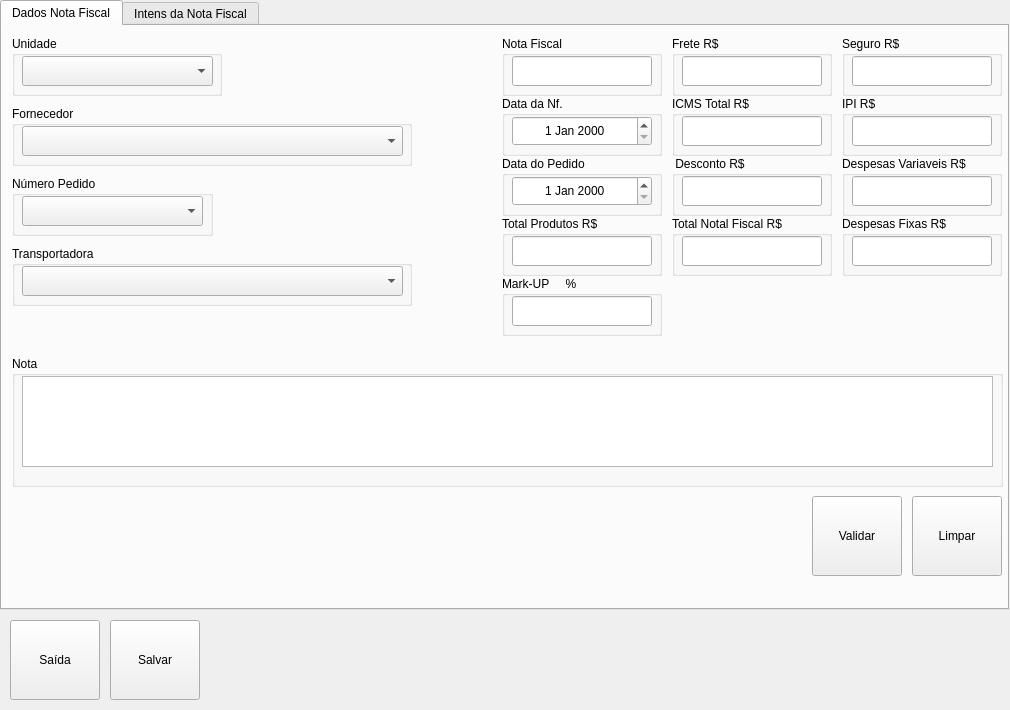
<?xml version="1.0" encoding="UTF-8"?>
<ui version="4.0">
 <class>MngFormStockByNf</class>
 <widget class="QDialog" name="MngFormStockByNf">
  <property name="geometry">
   <rect>
    <x>0</x>
    <y>0</y>
    <width>1010</width>
    <height>710</height>
   </rect>
  </property>
  <property name="windowTitle">
   <string>MngFormStockByNf</string>
  </property>
  <widget class="QTabWidget" name="TabWidgetNf">
   <property name="geometry">
    <rect>
     <x>0</x>
     <y>0</y>
     <width>1009</width>
     <height>610</height>
    </rect>
   </property>
   <property name="currentIndex">
    <number>0</number>
   </property>
   <widget class="QWidget" name="TabNfData">
    <attribute name="title">
     <string>Dados Nota Fiscal</string>
    </attribute>
    <widget class="QGroupBox" name="GBoxDateOfBill">
     <property name="geometry">
      <rect>
       <x>500</x>
       <y>70</y>
       <width>160</width>
       <height>60</height>
      </rect>
     </property>
     <property name="title">
      <string>Data da Nf.</string>
     </property>
     <widget class="QDateEdit" name="DEditDateOfBill">
      <property name="geometry">
       <rect>
        <x>10</x>
        <y>20</y>
        <width>140</width>
        <height>30</height>
       </rect>
      </property>
      <property name="toolTip">
       <string>Informe a data da Emissão da Nota Fiscal de Entradas...</string>
      </property>
      <property name="alignment">
       <set>Qt::AlignCenter</set>
      </property>
     </widget>
    </widget>
    <widget class="QGroupBox" name="GBoxProductsTotal">
     <property name="geometry">
      <rect>
       <x>500</x>
       <y>190</y>
       <width>160</width>
       <height>60</height>
      </rect>
     </property>
     <property name="title">
      <string>Total Produtos R$</string>
     </property>
     <widget class="QLineEdit" name="LEditProductTotal">
      <property name="geometry">
       <rect>
        <x>10</x>
        <y>20</y>
        <width>140</width>
        <height>30</height>
       </rect>
      </property>
      <property name="toolTip">
       <string>Informar o Total de Produtos da Nota Fiscal...</string>
      </property>
     </widget>
    </widget>
    <widget class="QGroupBox" name="GBoxInsurance">
     <property name="geometry">
      <rect>
       <x>840</x>
       <y>10</y>
       <width>160</width>
       <height>60</height>
      </rect>
     </property>
     <property name="title">
      <string>Seguro R$</string>
     </property>
     <widget class="QLineEdit" name="LEditInsurance">
      <property name="geometry">
       <rect>
        <x>10</x>
        <y>20</y>
        <width>140</width>
        <height>30</height>
       </rect>
      </property>
      <property name="toolTip">
       <string>Informar o Valor do Seguro, caso Tenha...</string>
      </property>
     </widget>
    </widget>
    <widget class="QGroupBox" name="GBoxSupplier">
     <property name="geometry">
      <rect>
       <x>10</x>
       <y>80</y>
       <width>400</width>
       <height>60</height>
      </rect>
     </property>
     <property name="title">
      <string>Fornecedor</string>
     </property>
     <widget class="QComboBox" name="CBoxSupplier">
      <property name="geometry">
       <rect>
        <x>10</x>
        <y>20</y>
        <width>381</width>
        <height>30</height>
       </rect>
      </property>
      <property name="toolTip">
       <string>Selecionar o Fornecedor do Produto...</string>
      </property>
     </widget>
    </widget>
    <widget class="QGroupBox" name="GBoxTransport">
     <property name="geometry">
      <rect>
       <x>10</x>
       <y>220</y>
       <width>400</width>
       <height>60</height>
      </rect>
     </property>
     <property name="title">
      <string>Transportadora</string>
     </property>
     <widget class="QComboBox" name="CBoxTransport">
      <property name="geometry">
       <rect>
        <x>10</x>
        <y>20</y>
        <width>381</width>
        <height>30</height>
       </rect>
      </property>
      <property name="toolTip">
       <string>Selecionar a Transportadora de Transportes...</string>
      </property>
     </widget>
    </widget>
    <widget class="QGroupBox" name="GBoxFreight">
     <property name="geometry">
      <rect>
       <x>670</x>
       <y>10</y>
       <width>160</width>
       <height>60</height>
      </rect>
     </property>
     <property name="title">
      <string>Frete R$</string>
     </property>
     <widget class="QLineEdit" name="LEditFreight">
      <property name="geometry">
       <rect>
        <x>10</x>
        <y>20</y>
        <width>140</width>
        <height>30</height>
       </rect>
      </property>
      <property name="toolTip">
       <string>Informar o Frete de Recebimento...</string>
      </property>
     </widget>
    </widget>
    <widget class="QGroupBox" name="GBoxIPITax">
     <property name="geometry">
      <rect>
       <x>840</x>
       <y>70</y>
       <width>160</width>
       <height>60</height>
      </rect>
     </property>
     <property name="title">
      <string>IPI R$</string>
     </property>
     <widget class="QLineEdit" name="LEditIPITax">
      <property name="geometry">
       <rect>
        <x>10</x>
        <y>20</y>
        <width>140</width>
        <height>30</height>
       </rect>
      </property>
      <property name="toolTip">
       <string>Informar o Total de IPI da Nota Fiscal...</string>
      </property>
     </widget>
    </widget>
    <widget class="QGroupBox" name="GBoxNFTotal">
     <property name="geometry">
      <rect>
       <x>670</x>
       <y>190</y>
       <width>160</width>
       <height>60</height>
      </rect>
     </property>
     <property name="title">
      <string>Total Notal Fiscal R$</string>
     </property>
     <widget class="QLineEdit" name="LEditNFTotal">
      <property name="geometry">
       <rect>
        <x>10</x>
        <y>20</y>
        <width>140</width>
        <height>30</height>
       </rect>
      </property>
      <property name="toolTip">
       <string>Informar o Valor Total da Nota Fiscal...</string>
      </property>
     </widget>
    </widget>
    <widget class="QGroupBox" name="GBoxDiscount">
     <property name="geometry">
      <rect>
       <x>670</x>
       <y>130</y>
       <width>160</width>
       <height>60</height>
      </rect>
     </property>
     <property name="title">
      <string> Desconto R$</string>
     </property>
     <widget class="QLineEdit" name="LEditDiscount">
      <property name="geometry">
       <rect>
        <x>10</x>
        <y>20</y>
        <width>140</width>
        <height>30</height>
       </rect>
      </property>
      <property name="toolTip">
       <string>Informar os Descontos, caso Tenha...</string>
      </property>
     </widget>
    </widget>
    <widget class="QGroupBox" name="GBoxPurchaseOrder">
     <property name="geometry">
      <rect>
       <x>10</x>
       <y>150</y>
       <width>201</width>
       <height>60</height>
      </rect>
     </property>
     <property name="title">
      <string>Número Pedido</string>
     </property>
     <widget class="QComboBox" name="BoxPurchaseOrder">
      <property name="geometry">
       <rect>
        <x>10</x>
        <y>20</y>
        <width>181</width>
        <height>30</height>
       </rect>
      </property>
      <property name="toolTip">
       <string>Selecionar o Número do Pedido de Compras, caso Tenha...</string>
      </property>
     </widget>
    </widget>
    <widget class="QGroupBox" name="GBoxDatePurchase">
     <property name="geometry">
      <rect>
       <x>500</x>
       <y>130</y>
       <width>160</width>
       <height>60</height>
      </rect>
     </property>
     <property name="title">
      <string>Data do Pedido</string>
     </property>
     <widget class="QDateEdit" name="DEditDatePurchase">
      <property name="geometry">
       <rect>
        <x>10</x>
        <y>20</y>
        <width>140</width>
        <height>30</height>
       </rect>
      </property>
      <property name="toolTip">
       <string>Informar a data de Geração do Pedido...</string>
      </property>
      <property name="alignment">
       <set>Qt::AlignCenter</set>
      </property>
     </widget>
    </widget>
    <widget class="QGroupBox" name="GBoxICMSTax">
     <property name="geometry">
      <rect>
       <x>670</x>
       <y>70</y>
       <width>160</width>
       <height>60</height>
      </rect>
     </property>
     <property name="title">
      <string>ICMS Total R$</string>
     </property>
     <widget class="QLineEdit" name="LEditICMSTax">
      <property name="geometry">
       <rect>
        <x>10</x>
        <y>20</y>
        <width>140</width>
        <height>30</height>
       </rect>
      </property>
      <property name="toolTip">
       <string>Informar o Total de ICMS da Nota Fiscal...</string>
      </property>
     </widget>
    </widget>
    <widget class="QGroupBox" name="GBoxUnitSite">
     <property name="geometry">
      <rect>
       <x>10</x>
       <y>10</y>
       <width>210</width>
       <height>60</height>
      </rect>
     </property>
     <property name="title">
      <string>Unidade</string>
     </property>
     <widget class="QComboBox" name="CBoxLocalSite">
      <property name="geometry">
       <rect>
        <x>10</x>
        <y>20</y>
        <width>191</width>
        <height>30</height>
       </rect>
      </property>
      <property name="toolTip">
       <string>Selecionar o Local Deposito/Filial do Produto...</string>
      </property>
     </widget>
    </widget>
    <widget class="QGroupBox" name="GBoxOverHeads">
     <property name="geometry">
      <rect>
       <x>840</x>
       <y>130</y>
       <width>160</width>
       <height>60</height>
      </rect>
     </property>
     <property name="title">
      <string>Despesas Variaveis R$</string>
     </property>
     <widget class="QLineEdit" name="LEditOverHeads">
      <property name="geometry">
       <rect>
        <x>10</x>
        <y>20</y>
        <width>140</width>
        <height>30</height>
       </rect>
      </property>
      <property name="toolTip">
       <string>Informar Outras Despesas, caso Tenha...</string>
      </property>
     </widget>
    </widget>
    <widget class="QGroupBox" name="GBoxBillOfEntry">
     <property name="geometry">
      <rect>
       <x>500</x>
       <y>10</y>
       <width>160</width>
       <height>60</height>
      </rect>
     </property>
     <property name="title">
      <string>Nota Fiscal</string>
     </property>
     <widget class="QLineEdit" name="LEditBillOfEntry">
      <property name="geometry">
       <rect>
        <x>10</x>
        <y>20</y>
        <width>140</width>
        <height>30</height>
       </rect>
      </property>
      <property name="toolTip">
       <string>Informe o Número da Nota Fiscal de Entrada...</string>
      </property>
      <property name="alignment">
       <set>Qt::AlignCenter</set>
      </property>
     </widget>
    </widget>
    <widget class="QGroupBox" name="GBoxNote">
     <property name="geometry">
      <rect>
       <x>10</x>
       <y>330</y>
       <width>991</width>
       <height>131</height>
      </rect>
     </property>
     <property name="title">
      <string>Nota</string>
     </property>
     <widget class="QTextEdit" name="TEditNote">
      <property name="geometry">
       <rect>
        <x>10</x>
        <y>20</y>
        <width>971</width>
        <height>91</height>
       </rect>
      </property>
      <property name="toolTip">
       <string>Informar uma Observação para a Nota Fiscal...</string>
      </property>
     </widget>
    </widget>
    <widget class="QToolButton" name="TButtonValidFormNf">
     <property name="geometry">
      <rect>
       <x>810</x>
       <y>470</y>
       <width>90</width>
       <height>80</height>
      </rect>
     </property>
     <property name="toolTip">
      <string>Validar campos e dados..</string>
     </property>
     <property name="text">
      <string>Validar</string>
     </property>
     <property name="icon">
      <iconset resource="../../../../../batista/Aplications/App-Camadas/AppAccount/images.qrc">
       <normaloff>:/images/PNG/120x120/120px-Gtk-refresh.png</normaloff>:/images/PNG/120x120/120px-Gtk-refresh.png</iconset>
     </property>
     <property name="iconSize">
      <size>
       <width>48</width>
       <height>48</height>
      </size>
     </property>
     <property name="toolButtonStyle">
      <enum>Qt::ToolButtonTextUnderIcon</enum>
     </property>
    </widget>
    <widget class="QToolButton" name="TButtonCleanForm">
     <property name="geometry">
      <rect>
       <x>910</x>
       <y>470</y>
       <width>90</width>
       <height>80</height>
      </rect>
     </property>
     <property name="toolTip">
      <string>Limpa o Formulário para Preencher Novamente...</string>
     </property>
     <property name="text">
      <string>Limpar</string>
     </property>
     <property name="icon">
      <iconset resource="../../../../../batista/Aplications/App-Camadas/AppAccount/images.qrc">
       <normaloff>:/images/PNG/48x48/Rebuild-48x48.png</normaloff>:/images/PNG/48x48/Rebuild-48x48.png</iconset>
     </property>
     <property name="iconSize">
      <size>
       <width>48</width>
       <height>48</height>
      </size>
     </property>
     <property name="toolButtonStyle">
      <enum>Qt::ToolButtonTextUnderIcon</enum>
     </property>
    </widget>
    <widget class="QGroupBox" name="GBoxOverHeadsFixed">
     <property name="geometry">
      <rect>
       <x>840</x>
       <y>190</y>
       <width>160</width>
       <height>60</height>
      </rect>
     </property>
     <property name="title">
      <string>Despesas Fixas R$</string>
     </property>
     <widget class="QLineEdit" name="LEditOverHeadsFixed">
      <property name="geometry">
       <rect>
        <x>10</x>
        <y>20</y>
        <width>140</width>
        <height>30</height>
       </rect>
      </property>
      <property name="toolTip">
       <string>Informar Outras Despesas, caso Tenha...</string>
      </property>
     </widget>
    </widget>
    <widget class="QGroupBox" name="GBoxMarkUP">
     <property name="geometry">
      <rect>
       <x>500</x>
       <y>250</y>
       <width>160</width>
       <height>60</height>
      </rect>
     </property>
     <property name="title">
      <string>Mark-UP     % </string>
     </property>
     <widget class="QLineEdit" name="LEditMarkUP">
      <property name="geometry">
       <rect>
        <x>10</x>
        <y>20</y>
        <width>140</width>
        <height>30</height>
       </rect>
      </property>
      <property name="toolTip">
       <string>Informar Outras Despesas, caso Tenha...</string>
      </property>
     </widget>
    </widget>
   </widget>
   <widget class="QWidget" name="TabProducts">
    <attribute name="title">
     <string>Intens da Nota Fiscal</string>
    </attribute>
    <widget class="QGroupBox" name="GBoxFullDescription">
     <property name="geometry">
      <rect>
       <x>160</x>
       <y>120</y>
       <width>520</width>
       <height>60</height>
      </rect>
     </property>
     <property name="title">
      <string>Descrição Completa</string>
     </property>
     <widget class="QLineEdit" name="LEditFullDescription">
      <property name="geometry">
       <rect>
        <x>10</x>
        <y>20</y>
        <width>500</width>
        <height>30</height>
       </rect>
      </property>
      <property name="toolTip">
       <string>Mostra a  Descrição do Produto...</string>
      </property>
     </widget>
    </widget>
    <widget class="QGroupBox" name="GBoxCategory">
     <property name="geometry">
      <rect>
       <x>10</x>
       <y>0</y>
       <width>221</width>
       <height>60</height>
      </rect>
     </property>
     <property name="title">
      <string>Categoria</string>
     </property>
     <widget class="QComboBox" name="CBoxCategory">
      <property name="geometry">
       <rect>
        <x>10</x>
        <y>20</y>
        <width>200</width>
        <height>30</height>
       </rect>
      </property>
      <property name="toolTip">
       <string>Seleciona a Categoria do Produto...</string>
      </property>
     </widget>
    </widget>
    <widget class="QGroupBox" name="GBoxSearchProductDesc">
     <property name="geometry">
      <rect>
       <x>10</x>
       <y>60</y>
       <width>520</width>
       <height>60</height>
      </rect>
     </property>
     <property name="title">
      <string>Pesquisar</string>
     </property>
     <widget class="QComboBox" name="CBoxSearchProduct">
      <property name="geometry">
       <rect>
        <x>10</x>
        <y>20</y>
        <width>500</width>
        <height>30</height>
       </rect>
      </property>
      <property name="toolTip">
       <string>Selecionar ou Digitar o Código/Descrição do Produto...</string>
      </property>
     </widget>
    </widget>
    <widget class="QGroupBox" name="GBoxSubCategory">
     <property name="geometry">
      <rect>
       <x>270</x>
       <y>0</y>
       <width>221</width>
       <height>60</height>
      </rect>
     </property>
     <property name="title">
      <string>Sub-Categoria</string>
     </property>
     <widget class="QComboBox" name="CBoxSubCategory">
      <property name="geometry">
       <rect>
        <x>10</x>
        <y>20</y>
        <width>200</width>
        <height>30</height>
       </rect>
      </property>
      <property name="toolTip">
       <string>Selecionar a Sub-Categoria do Produto...</string>
      </property>
     </widget>
    </widget>
    <widget class="QToolButton" name="TButtonProductAdd">
     <property name="geometry">
      <rect>
       <x>850</x>
       <y>210</y>
       <width>90</width>
       <height>80</height>
      </rect>
     </property>
     <property name="toolTip">
      <string>Clicar para Adicionar o  Produto na Lista de Recebimentos...</string>
     </property>
     <property name="text">
      <string>Adicionar</string>
     </property>
     <property name="icon">
      <iconset resource="../../../../../batista/Aplications/App-Camadas/AppAccount/images.qrc">
       <normaloff>:/images/PNG/128x128/agt_action_success-128.png</normaloff>:/images/PNG/128x128/agt_action_success-128.png</iconset>
     </property>
     <property name="iconSize">
      <size>
       <width>48</width>
       <height>48</height>
      </size>
     </property>
     <property name="toolButtonStyle">
      <enum>Qt::ToolButtonTextUnderIcon</enum>
     </property>
    </widget>
    <widget class="QGroupBox" name="GBoxProductCode">
     <property name="geometry">
      <rect>
       <x>10</x>
       <y>120</y>
       <width>141</width>
       <height>60</height>
      </rect>
     </property>
     <property name="title">
      <string>Código</string>
     </property>
     <widget class="QLineEdit" name="LEditProductCode">
      <property name="geometry">
       <rect>
        <x>10</x>
        <y>20</y>
        <width>120</width>
        <height>30</height>
       </rect>
      </property>
      <property name="toolTip">
       <string>Mostra o Código do Produto...</string>
      </property>
     </widget>
    </widget>
    <widget class="QGroupBox" name="GBoxProductQuantity">
     <property name="geometry">
      <rect>
       <x>690</x>
       <y>120</y>
       <width>131</width>
       <height>60</height>
      </rect>
     </property>
     <property name="title">
      <string>Quant.</string>
     </property>
     <widget class="QLineEdit" name="LEditProductQuantity">
      <property name="geometry">
       <rect>
        <x>10</x>
        <y>20</y>
        <width>113</width>
        <height>27</height>
       </rect>
      </property>
      <property name="toolTip">
       <string>Informar a Quantidade a Ser Lançada da Nota Fiscal...</string>
      </property>
     </widget>
    </widget>
    <widget class="QTableView" name="TbViewProducts">
     <property name="geometry">
      <rect>
       <x>10</x>
       <y>200</y>
       <width>811</width>
       <height>361</height>
      </rect>
     </property>
     <property name="toolTip">
      <string>Tabela com os Produtos da Nota Fiscal...</string>
     </property>
    </widget>
    <widget class="QToolButton" name="TButtonProductDelete">
     <property name="geometry">
      <rect>
       <x>850</x>
       <y>310</y>
       <width>90</width>
       <height>80</height>
      </rect>
     </property>
     <property name="toolTip">
      <string>Remove um Item da Lista,  para Correção...</string>
     </property>
     <property name="text">
      <string>Remover</string>
     </property>
     <property name="icon">
      <iconset resource="../../../../../batista/Aplications/App-Camadas/AppAccount/images.qrc">
       <normaloff>:/images/PNG/128x128/agt_action_fail1-128.png</normaloff>:/images/PNG/128x128/agt_action_fail1-128.png</iconset>
     </property>
     <property name="iconSize">
      <size>
       <width>48</width>
       <height>48</height>
      </size>
     </property>
     <property name="toolButtonStyle">
      <enum>Qt::ToolButtonTextUnderIcon</enum>
     </property>
    </widget>
    <widget class="QGroupBox" name="GBoxProductPrice">
     <property name="geometry">
      <rect>
       <x>830</x>
       <y>120</y>
       <width>131</width>
       <height>60</height>
      </rect>
     </property>
     <property name="title">
      <string>Preço R$</string>
     </property>
     <widget class="QLineEdit" name="LEditProductPrice">
      <property name="geometry">
       <rect>
        <x>10</x>
        <y>20</y>
        <width>113</width>
        <height>27</height>
       </rect>
      </property>
      <property name="toolTip">
       <string>Informar o Custo de Compra do Produto da Nota Fiscal...</string>
      </property>
     </widget>
    </widget>
   </widget>
  </widget>
  <widget class="QToolButton" name="TButtonSave">
   <property name="geometry">
    <rect>
     <x>110</x>
     <y>620</y>
     <width>90</width>
     <height>80</height>
    </rect>
   </property>
   <property name="toolTip">
    <string>Salva os Dados de Recebimento...</string>
   </property>
   <property name="text">
    <string>Salvar</string>
   </property>
   <property name="icon">
    <iconset resource="../../../../../batista/Aplications/App-Camadas/AppAccount/images.qrc">
     <normaloff>:/images/PNG/120x120/120px-System-floppy.png</normaloff>:/images/PNG/120x120/120px-System-floppy.png</iconset>
   </property>
   <property name="iconSize">
    <size>
     <width>48</width>
     <height>48</height>
    </size>
   </property>
   <property name="toolButtonStyle">
    <enum>Qt::ToolButtonTextUnderIcon</enum>
   </property>
  </widget>
  <widget class="QToolButton" name="TButtonExit">
   <property name="geometry">
    <rect>
     <x>10</x>
     <y>620</y>
     <width>90</width>
     <height>80</height>
    </rect>
   </property>
   <property name="toolTip">
    <string>Fecha a Janela Descartando Mudanças...</string>
   </property>
   <property name="text">
    <string>Saída</string>
   </property>
   <property name="icon">
    <iconset resource="../../../../../batista/Aplications/App-Camadas/AppAccount/images.qrc">
     <normaloff>:/images/PNG/48x48/Exithome-48x48.png</normaloff>:/images/PNG/48x48/Exithome-48x48.png</iconset>
   </property>
   <property name="iconSize">
    <size>
     <width>48</width>
     <height>48</height>
    </size>
   </property>
   <property name="toolButtonStyle">
    <enum>Qt::ToolButtonTextUnderIcon</enum>
   </property>
  </widget>
 </widget>
 <resources>
  <include location="../../../../../batista/Aplications/App-Camadas/AppAccount/images.qrc"/>
 </resources>
 <connections/>
</ui>
